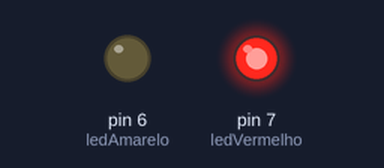
Recording of a sketch running on a simulated Arduino Uno, built with avr-gcc and run on an emulated ATmega328P. Parts: output pins drawn as LEDs (lit = HIGH).

Above: at 10.0 s.
At 30.0 s:
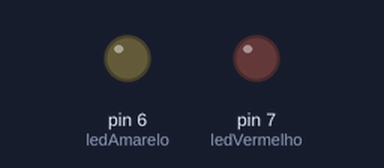
At 42.77 s:
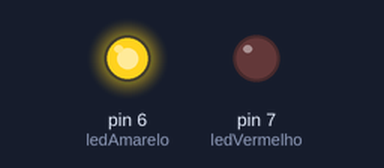
Timing chart, 0 to 55.9 s (numbered marks = the images above):
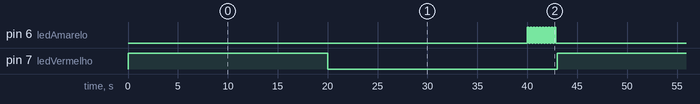

Measured:
- by itself, pin 6 (ledAmarelo): repeats every 43.0 s: 9 × (LOW 0.15 s, HIGH 0.15 s), LOW 40.2 s, HIGH 0.15 s
- by itself, pin 7 (ledVermelho): alternates HIGH for 20.0 s and LOW for 23.0 s
- by itself, everything shown: repeats every 43.0 s, in 22 steps

The sketch:

semaforo.ino
```cpp
//Cria variaveis
int ledVermelho = 7;
int ledAmarelo = 6;
int ledVerde = 5;

//Função para piscar led amarelo
void piscaAmarelo(int tempo) {
  for (int i=0; i<10; i++){
    digitalWrite(ledAmarelo, HIGH); //Liga led amarelo
    delay(tempo);
    digitalWrite(ledAmarelo, LOW); //Desliga led amarelo
    delay(tempo);
  }
}

void setup() {
  //Define pino dos leds
  pinMode(ledVermelho, OUTPUT);
  pinMode(ledAmarelo, OUTPUT);
  pinMode(ledAmarelo, OUTPUT);
}

void loop() {
  digitalWrite(ledVermelho, HIGH); //Liga led vermelho
  delay(20000);
  digitalWrite(ledVermelho, LOW);//Desliga led vermelho
  digitalWrite(ledVerde, HIGH);//Liga led verde
  delay(20000);
  digitalWrite(ledVerde, LOW);//Desliga led verde
  piscaAmarelo(150);
}
```
